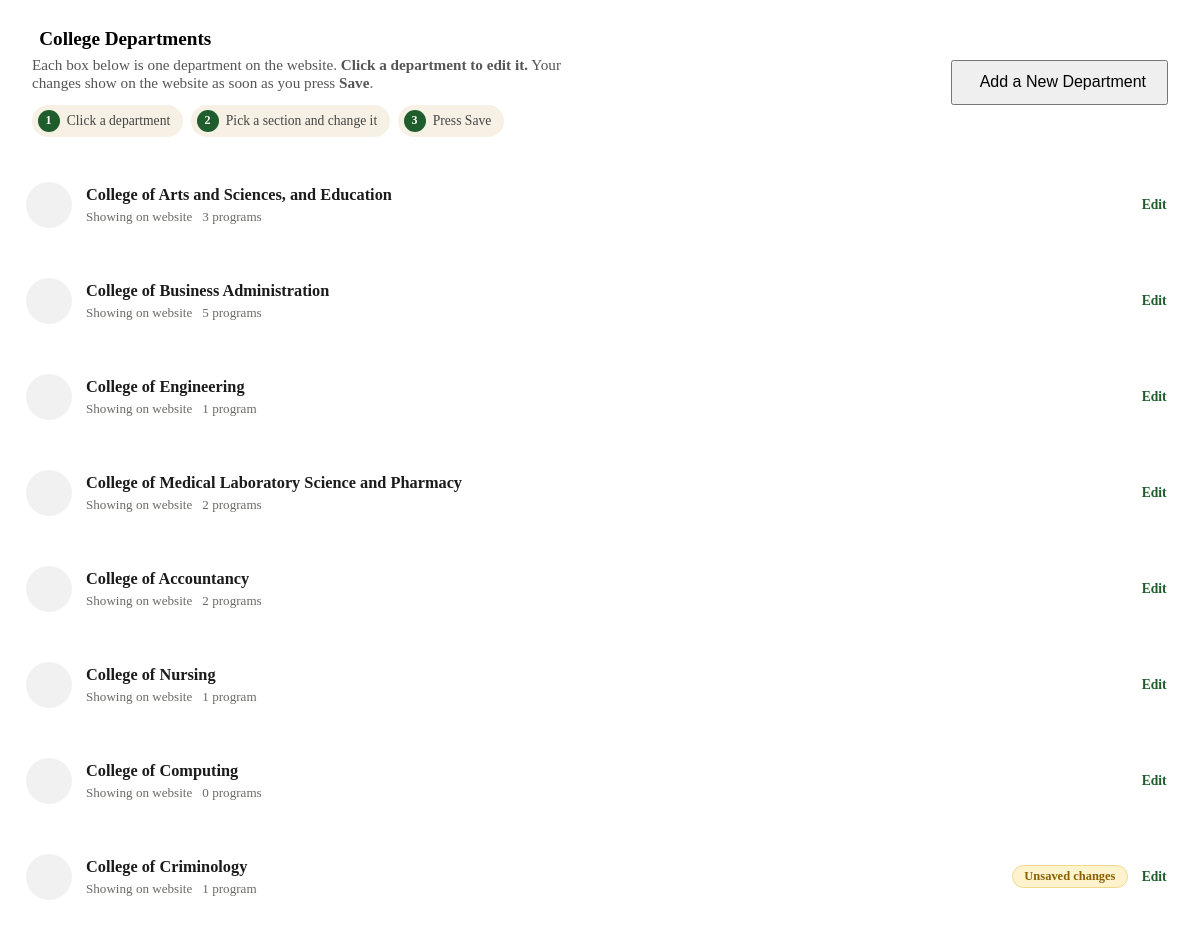
The app's page /components/department-media-manager.php, older data.
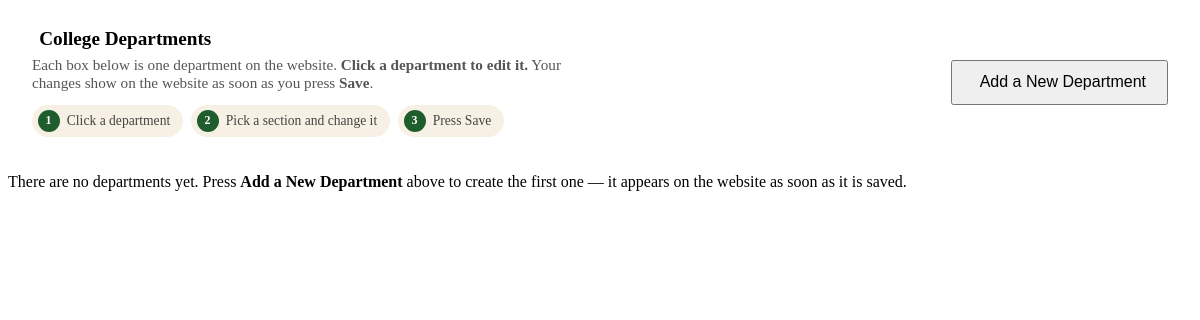
The same page, newer data.
### tables this page shows
CREATE TABLE `departments` (
  `dept_id` int NOT NULL,
  `dept_name` varchar(255) NOT NULL,
  `slug` varchar(50) DEFAULT NULL,
  `department_type` enum('college','basic-education') NOT NULL DEFAULT 'college',
  `description` text,
  `faculty_head` varchar(255) DEFAULT NULL,
  `media_id` int DEFAULT NULL,
  `dean_name` varchar(255) DEFAULT NULL,
  `dean_title` varchar(255) DEFAULT NULL,
  `dean_bio` text,
  `dean_media_id` int DEFAULT NULL,
  `dean_phone` varchar(100) DEFAULT NULL,
  `dean_email` varchar(255) DEFAULT NULL,
  `dean_office` varchar(255) DEFAULT NULL,
  `dean_hours` varchar(255) DEFAULT NULL,
  `theme_color` varchar(7) DEFAULT NULL,
  `about_text` text,
  `hero_text` varchar(255) DEFAULT NULL,
  `facebook_url` varchar(255) DEFAULT NULL,
  `office_label` varchar(100) DEFAULT NULL,
  `archived_at` datetime DEFAULT NULL,
  `office_building_id` varchar(40) DEFAULT NULL,
  `office_floor` varchar(40) DEFAULT NULL,
  `office_room` varchar(40) DEFAULT NULL,
  `office_details` varchar(500) DEFAULT NULL
);

### config/config.php (called while the page is built, shortened)
<?php
function getDB(): PDO {
    static $pdo = null;
    if ($pdo === null) {
        try {
            $dsn = "mysql:host=" . DB_HOST . ";dbname=" . DB_NAME . ";charset=" . DB_CHARSET;
            $options = [
                PDO::ATTR_ERRMODE            => PDO::ERRMODE_EXCEPTION,
                PDO::ATTR_DEFAULT_FETCH_MODE => PDO::FETCH_ASSOC,
                PDO::ATTR_EMULATE_PREPARES   => false,
            ];
            $pdo = new PDO($dsn, DB_USER, DB_PASS, $options);
        } catch (PDOException $e) {
            error_log('Database connection failed: ' . $e->getMessage());
            die(json_encode(['error' => 'Database connection failed.']));
        }
    }
    return $pdo;
}

### admin/admin-functions.php (called while the page is built, shortened)
<?php
require_once __DIR__ . '/../includes/personnel.php';
require_once __DIR__ . '/department-page-content.php';
require_once __DIR__ . '/student-organizations.php';
require_once __DIR__ . '/../includes/office-location.php';
function departmentFileExists(?string $webPath): bool {
    if (!$webPath || strpos($webPath, '..') !== false) {
        return false;
    }
    return is_file(__DIR__ . '/..' . $webPath);
}
function hydrateDepartmentMedia(array $row): array {
    $row = personnelHydrate('dean', [$row])[0];
    $row['logo_url']       = departmentFileExists($row['logo_path'] ?? null) ? $row['logo_path'] : null;
    $row['dean_photo_url'] = departmentFileExists($row['dean_photo_path'] ?? null) ? $row['dean_photo_path'] : null;
    if ($row['dean_photo_url'] === null) {
        $row['dean_photo_name'] = null;
    }
    return $row;
}
function getDepartments(): array {
    try {
        $rows = getDB()->query(DEPARTMENT_SELECT_SQL . " ORDER BY d.dept_id ASC")->fetchAll(PDO::FETCH_ASSOC);
        return array_map('hydrateDepartmentMedia', $rows);
    } catch (Exception $e) {
        error_log('Get departments error: ' . $e->getMessage());
        return [];
    }
}
function departmentAdminPayload(array $dept): array {
    return [
        'office_location' => departmentOfficeLocation($dept),
        'office_buildings' => campusOfficeBuildings(),
        'can_edit_office' => ($_SESSION['user_role'] ?? '') === 'Super Admin',
        'dept_id'         => (int)$dept['dept_id'],
        'slug'            => $dept['slug'] ?? null,
        'name'            => $dept['dept_name'],
        'dept_name'       => $dept['dept_name'],
        'description'     => $dept['description']  ?? null,
        'hero_text'       => $dept['hero_text']    ?? null,
        'about_text'      => $dept['about_text']   ?? null,
        'facebook_url'    => $dept['facebook_url'] ?? null,
        'office_label'    => $dept['office_label'] ?? null,
        'theme_color'     => $dept['theme_color']  ?? null,
        'archived'        => !empty($dept['archived_at']),
        'logo_url'        => $dept['logo_url'] ?? null,
        'banner_url'      => departmentBanner($dept)['file_path'] ?? null,
        'logo_name'       => !empty($dept['logo_url']) ? ($dept['logo_name'] ?? null) : null,
        'personnel_id'    => $dept['personnel_id'] ?? null,
        'dean_name'       => $dept['dean_name']   ?? null,
        'dean_title'      => $dept['dean_title']  ?? null,
        'dean_bio'        => $dept['dean_bio']    ?? null,
        'dean_phone'      => $dept['dean_phone']  ?? null,
        'dean_email'      => $dept['dean_email']  ?? null,
        'dean_office'     => $dept['dean_office'] ?? null,
        'dean_hours'      => $dept['dean_hours']  ?? null,
        'dean_photo_url'  => $dept['dean_photo_url']  ?? null,
        'dean_photo_name' => !empty($dept['dean_photo_url']) ? ($dept['dean_photo_name'] ?? null) : null,
    ];
}
function hydrateProgram(array $row): array {
    $own = trim((string)($row['program_name'] ?? ''));
    $row['program_name'] = $own !== '' ? $own : getProgramCategoryLabel($row['program_code'] ?? null);
    $row['pdf_url']      = departmentFileExists($row['pdf_path'] ?? null) ? $row['pdf_path'] : null;
    if ($row['pdf_url'] === null) {
        $row['pdf_name'] = null;
        $row['pdf_size'] = null;
    }
    return $row;
}
function programAdminPayload(array $program): array {
    return [
        'program_id'   => (int)$program['program_id'],
        'program_code' => $program['program_code'],
        'name'         => $program['program_name'],
        'pdf_url'      => $program['pdf_url']  ?? null,
        'pdf_name'     => $program['pdf_name'] ?? null,
        'pdf_size'     => isset($program['pdf_size']) ? (int)$program['pdf_size'] : null,
    ];
}
function hydrateProgramFull(array $row): array {
    $row = hydrateProgram($row);
    $row['image_url'] = departmentFileExists($row['image_path'] ?? null) ? $row['image_path'] : null;
    if ($row['image_url'] === null) {
        $row['image_name'] = null;
    }
    return $row;
}
function programFullAdminPayload(array $p): array {
    $payload = programAdminPayload($p);
    $payload['dept_id']      = ($p['dept_id'] ?? null) !== null ? (int)$p['dept_id'] : null;
    $payload['dept_name']    = $p['dept_name'] ?? null;
    $payload['description']  = $p['description'] ?? null;
    $payload['image_url']    = $p['image_url'] ?? null;
    $payload['image_name']   = !empty($p['image_url']) ? ($p['image_name'] ?? null) : null;
    return $payload;
}

### includes/personnel.php (called while the page is built, shortened)
<?php
function personnelEnabled(PDO $db, bool $refresh=false): bool {
    static $cache; $cache ??= new WeakMap();
    if (!isset($cache[$db])) {
        try {$q=$db->prepare('SELECT 1 FROM content_migrations WHERE migration_key=?');$q->execute([GNCI_PERSONNEL_MIGRATION]);$cache[$db]=(bool)$q->fetchColumn();}
        catch (PDOException $e) {if ((string)$e->getCode()!=='42S02') throw $e;$cache[$db]=false;}
    }
    return $cache[$db];
}
function personnelHydrate(string $kind, array $rows): array {
    $db=getDB(); if (!personnelEnabled($db)) return $rows;
    unset($row);return $rows;
}

### components/department-public.php (called while the page is built, shortened)
<?php
if (!function_exists('getDB')) {
    require_once __DIR__ . '/../config/config.php';
}
require_once __DIR__ . '/../admin/admin-functions.php';
function publicDepartmentTypesSupported(): bool {
    static $supported = null;
    if ($supported === null) {
        try {
            $supported = (bool) getDB()->query("SHOW COLUMNS FROM departments LIKE 'department_type'")->fetch();
        } catch (Exception $e) {
            error_log('Department type check error: ' . $e->getMessage());
            $supported = false;
        }
    }
    return $supported;
}
function publicDepartmentIsCollege(array $dept): bool {
    if (($dept['slug'] ?? '') === 'graduate-school') return false;
    if (!publicDepartmentTypesSupported()) {
        return true;
    }
    return ($dept['department_type'] ?? 'college') !== 'basic-education';
}

### includes/office-location.php (called while the page is built, shortened)
<?php
function campusOfficeBuildings(): array {
    static $buildings;
    if ($buildings !== null) return $buildings;
    $buildings = [];
    $map = file_get_contents(__DIR__ . '/../campus_navigator.html');
    return $buildings;
}
function departmentOfficeLocation(array $dept): array {
    $buildings = campusOfficeBuildings();
    $location = [
        'name' => trim((string)($dept['office_label'] ?? '')) ?: 'Department Office',
        'building_id' => (string)($dept['office_building_id'] ?? ''),
        'floor' => (string)($dept['office_floor'] ?? ''),
        'room' => (string)($dept['office_room'] ?? ''),
        'details' => (string)($dept['office_details'] ?? ''),
    ];
    $legacy = trim((string)($dept['dean_office'] ?? ''));
    if (!array_key_exists('office_building_id', $dept) || $dept['office_building_id'] === null) {
        if (preg_match('/(?:^|,)\s*Floor\s+([^,]+)/i', $legacy, $m)) $location['floor'] = trim($m[1]);
        if (preg_match('/(?:^|,)\s*Room\s+([^,]+)/i', $legacy, $m)) $location['room'] = trim($m[1]);
        $details = $legacy;
        $details = preg_replace('/(?:^|,)\\s*(?:Floor|Room)\\s+[^,]+/i', '', $details);
        $location['details'] = trim($details, " ,\t\n\r");
    }
    $location['building'] = $buildings[$location['building_id']] ?? '';
    $location['address'] = officeLocationAddress($location);
    if (($dept['office_building_id'] ?? null) === null && $legacy !== '') $location['address'] = $legacy;
    return $location;
}
function officeLocationAddress(array $location): string {
    return implode(', ', array_filter([
        $location['building'] ?? '',
        ($location['floor'] ?? '') !== '' ? 'Floor ' . $location['floor'] : '',
        ($location['room'] ?? '') !== '' ? 'Room ' . $location['room'] : '',
        $location['details'] ?? '',
    ], static function ($value) { return $value !== ''; }));
}

### admin/department-page-content.php (called while the page is built, shortened)
<?php
function departmentBanner(array $dept): ?array {
    try {
        $stmt = getDB()->prepare("SELECT m.media_id, m.file_path FROM department_page_content c JOIN media_library m ON m.media_id = c.content WHERE c.dept_id = ? AND c.field_key = 'banner_media_id'");
        $stmt->execute([(int)$dept['dept_id']]);
        $media = $stmt->fetch(PDO::FETCH_ASSOC);
        return $media && departmentFileExists($media['file_path']) ? $media : null;
    } catch (PDOException $e) {
        if ($e->getCode() !== '42S02') throw $e;
        return null;
    }
}

### components/department-media-manager.php (the view, shortened to what the rows shown need)
<?php
require_once __DIR__ . '/department-public.php';
$departmentManagerIsBasic = $departmentManagerIsBasic ?? false;
$basicDepartmentSlugs = ['casa-gradeschool', 'hs-monte', 'jhs-regular', 'shs-regular'];
$departments = array_values(array_filter(getDepartments(), static function ($department) use ($departmentManagerIsBasic, $basicDepartmentSlugs) {
    return $departmentManagerIsBasic
        ? in_array((string)($department['slug'] ?? ''), $basicDepartmentSlugs, true)
        : publicDepartmentIsCollege($department);
}));
?>
<?php if (empty($departments)): ?>
    <div class="data-card mb-3">
        <div class="empty-state">
            <i class="bi bi-building"></i>
            <?php if ($departmentManagerIsBasic): ?>
            <p>No Basic Education departments found.</p>
            <?php else: ?>
            <p>There are no departments yet. Press <b>Add a New Department</b> above to create the first one — it appears on the website as soon as it is saved.</p>
            <?php endif; ?>
        </div>
    </div>
<?php else: foreach ($departments as $d):
    $payload = departmentAdminPayload($d);
    $deptPrograms  = [];
    try {
        $stmtP = getDB()->prepare(PROGRAM_FULL_SELECT_SQL . " WHERE p.dept_id = ? ORDER BY p.program_id ASC");
        $stmtP->execute([(int)$d['dept_id']]);
        foreach ($stmtP->fetchAll(PDO::FETCH_ASSOC) as $progRow) {
            $deptPrograms[] = programFullAdminPayload(hydrateProgramFull($progRow));
        }
    } catch (Exception $e) {
        error_log('Department manager programs error: ' . $e->getMessage());
        $programsError = true;
    }
    $isArchived = !empty($d['archived_at']);
    $viewUrl = $departmentManagerIsBasic
        ? '/pages/academics/basic-edu/basic-edu-department/' . rawurlencode((string)$d['slug']) . '.php'
        : '/pages/academics/college/college-department.php?slug=' . rawurlencode((string)$d['slug']);
?>
    <details class="data-card mb-3 dept-media-card dept-acc" id="dept-<?= (int)$d['dept_id'] ?>"
         data-dept-id="<?= (int)$d['dept_id'] ?>"
         data-public-url="<?= htmlspecialchars($viewUrl, ENT_QUOTES, 'UTF-8') ?>"
         data-current="<?= htmlspecialchars(json_encode($payload), ENT_QUOTES, 'UTF-8') ?>"
         <?= count($departments) === 1 ? 'open' : '' ?>>
        <summary class="dept-sum">
            <span class="dept-sum-logo">
            </span>
            <span class="dept-sum-main">
                <span class="dept-title-text dept-sum-name"><?= htmlspecialchars($d['dept_name']) ?></span>
                <span class="dept-sum-sub">
                    <span class="badge-status dept-archived-badge <?= $isArchived ? 'draft' : 'published' ?>"><?= $isArchived ? 'Hidden from website' : 'Showing on website' ?></span>
                    <span class="dept-sum-count"><?= count($deptPrograms) ?> program<?= count($deptPrograms) === 1 ? '' : 's' ?></span>
                </span>
            </span>
            <span class="dept-unsaved-pill" hidden><i class="bi bi-exclamation-circle"></i> Unsaved changes</span>
            <span class="dept-sum-open"><span class="dso-open">Edit</span><span class="dso-close">Close</span> <i class="bi bi-chevron-down dept-sum-chevron"></i></span>
        </summary>
    </details>
<?php endforeach; endif; ?>

Row changes from the older to the newer data that the page shows:
removed departments: dept_name "College of Arts and Sciences, and Education", count($deptPrograms) "3"
removed departments: dept_name "College of Business Administration", count($deptPrograms) "5"
removed departments: dept_name "College of Engineering", count($deptPrograms) "1"
removed departments: dept_name "College of Medical Laboratory Science and Pharmacy", count($deptPrograms) "2"
removed departments: dept_name "College of Accountancy", count($deptPrograms) "2"
removed departments: dept_name "College of Nursing", count($deptPrograms) "1"
removed departments: dept_name "College of Computing", count($deptPrograms) "0"
removed departments: dept_name "College of Criminology", count($deptPrograms) "1"
Text that changed along with them:
text now shown: "There are no departments yet. Press Add a New Department above to create the first one — it appears on the website as soon as it is saved."
